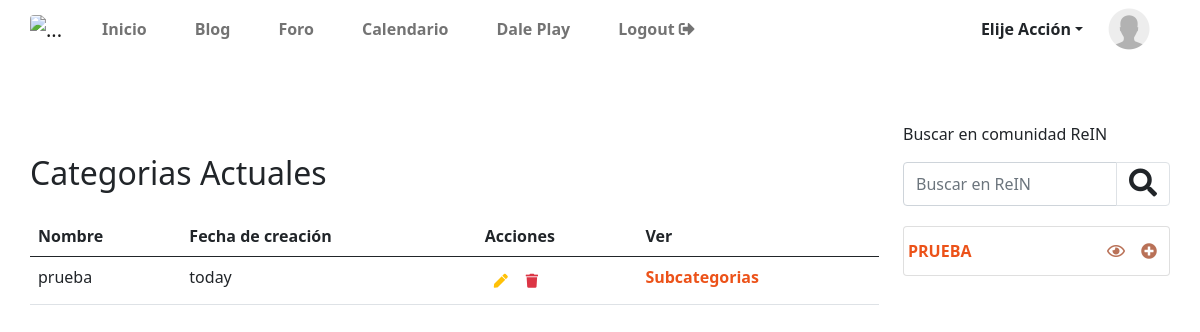
The app's page /appcategorias/listarcategorias/ (signed in) with its own data.
### apprein/models.py (models this page shows, shortened)
class perfil(models.Model):
    user = models.OneToOneField(User,on_delete=models.CASCADE)
    biografia = models.CharField(default='Bienvenido a mi perfil',max_length=140)
    imagenperfil = models.ImageField(default='perfil/userdefault.jpg', upload_to='perfil',null=True,blank=True)
    nombreempesauser = models.ForeignKey(empresasm,on_delete=models.CASCADE,related_name='nombreempresauser',null=True,blank=True, verbose_name='Elija la empresa:')
    puesto_cargo = models.CharField(max_length=140)
    class Meta:
        verbose_name='perfil'
        verbose_name_plural='perfils'

### appcategorias/models.py (models this page shows, shortened)
class categorias(models.Model):
    nombre=models.CharField(max_length=50)
    created=models.DateTimeField(auto_now_add=True)
    updated=models.DateTimeField(auto_now_add=True)
    class Meta:
        verbose_name='categoria'
        verbose_name_plural='categorias'
        ordering = ['-created']

### appcategorias/views.py (the view)
# urls.py: path('listarcategorias/',listarcategorias.as_view(),name='listarcategorias'),
class listarcategorias(ListView):
    template_name = 'appcategorias/listarcategorias.html'
    queryset = categorias.objects.all()
    def get_context_data(self,**kwargs):#permite pasar el contexto al template
        context = super().get_context_data(**kwargs)
        context['listarcategorias'] = context['categorias_list']
        context['contador'] = 0
        return context

### apprein/context_processors.py (called while the page is built)
def data_templates(request):
    cat = categorias.objects.all()
    subcat = subcategorias.objects.all()
    blog = blogm.objects.all()
    notiblog = notificacionesblog.objects.all().count()
    notiforo = notificacionesforo.objects.all().count()
    notieventos = notificacioneseventos.objects.all().count()
    return{
        'categorias':cat,
        'subcat':subcat,
        'notificaciones':(notiblog+notiforo+notieventos)
    }

### appcategorias/templates/appcategorias/listarcategorias.html (shortened to what this page needs)
    {% extends 'apprein/plantilla.html' %}
    {% load humanize %}
    {% load static %}
    {% block content %}
      <div class="row mt-5">
          <div class="col-12">
              <h2 class="mb-4">Categorias Actuales</h2>
          </div>
          <div class="col-12">
            {% if listarcategorias %}
            <table class="table">
                <thead>
                  <tr>
                    <th scope="col">Nombre</th>
                    <th scope="col">Fecha de creación</th>
                    <th scope="col">Acciones</th>
                    <th scope="col">Ver</th>
                  </tr>
                </thead>
                <tbody>
                    {% for listadocat in listarcategorias %}
                        <tr>
                            <td>{{listadocat.nombre }}</td>
                            <td>{{listadocat.created | naturalday }}</td>
                            <td>
                                <span class="d-flex">
                                    <a onclick="abrirmodaleditarcategorias('{% url 'mostrarcategorias' listadocat.id %}')" class="btn btn-sm text-warning"><i class="fa fa-pen"></i></a>
                                    <a href="{% url 'eliminarcategorias' listadocat.id %}" class="btn btn-sm text-danger"><i class="fa fa-trash"></i></a>
                                </span>
                            </td>
                            <td><a class="text-decoration-none color-texto" href="{% url 'listarsubcategorias' listadocat.id %}">Subcategorias</a></td>
                        </tr>
                        {% endfor %}
                </tbody>
              </table>
              {% else %}
                    <div class="col-12 text-warning"><p>Aún no se han registrado categorias</p></div>
              {% endif %}
          </div>
      </div>
      {% endblock  %}

### apprein/templates/apprein/cabecera.html (shortened to what this page needs)
{% load static %}
    <nav  class="navbar navbar-expand-lg navbar-light p-0 w-100 mb-5">
      <div class="container-fluid p-0">
        <a class="navbar-brand" href="#">
          <img src="{% static 'apprein/img/logoreintres.png' %}" class="rounded"
            alt="..." width="180">
        </a>
        <div class="collapse navbar-collapse" id="navbarSupportedContent">
          <ul class="navbar-nav w-100 d-flex flex-wrap">
            {% if user.is_authenticated %}
                  <li class="nav-item mx-3 rounded-1 d-flex  {% if request.path == '/' %}active{% endif %}">
                    <a class="nav-link fw-bolder m-auto" aria-current="page" href="{% url 'home' %}">Inicio</a>
                  </li>
                  <li class="nav-item mx-3 rounded-1 d-flex {% if request.path == '/blog' %}active{% endif %}">
                    <a class="nav-link fw-bolder m-auto" href="{% url 'blog' %}">Blog</a>
                  </li>
                  <li class="nav-item mx-3 rounded-1 d-flex {% if request.path == '/foro' %}active{% endif %}">
                    <a class="nav-link fw-bolder m-auto" href="{% url 'foro' %}">Foro</a>
                  </li>
                  <li class="nav-item mx-3 rounded-1 d-flex {% if request.path == '/calendario' %}active{% endif %}">
                    <a class="nav-link fw-bolder m-auto" href="{% url 'calendario' %}">Calendario</a>
                  </li>
                  <li class="nav-item mx-3 rounded-1 d-flex {% if request.path == '/eventos' %}active{% endif %}">
                    <a class="nav-link fw-bolder m-auto" href="{% url 'eventos' %}">Dale Play</a>
                  </li>
                  <li class="nav-item mx-3 rounded-1 d-flex">
                    <a class="nav-link fw-bolder d-flex m-auto" href="{% url 'logout' %}">Logout&nbsp;<i class="fa fa-sign-out-alt m-auto"></i></a>
                  </li>
                  <li class="rounded-1 p-1 ms-auto d-flex justify-content-around align-items-center">
                      {% if request.user.username == 'administrador' %}
                        <div class="dropdown me-2">
                          <button class="btn dropdown-toggle fs-6 fw-bold" type="button" id="dropdownMenuButton1" data-bs-toggle="dropdown" aria-expanded="false">Elije Acción</button>
                        </div>
                      {% endif %}
                      <a class="text-decoration-none fs-5 fw-bolder text-capitalize d-block me-1 d-flex justify-content-center" href="{% url 'perfil' request.user.username %}"><img src="{{ request.user.perfil.imagenperfil.url }}" class="img rounded-circle me-2" width="50" height="50" alt="..." title="{{ request.user.username | capfirst }}"></a>
                      </div>
                    </div>
            {% endif %}
        </div>

### apprein/templates/apprein/snipets/apprein/sidebar.html (shortened to what this page needs)
<div class="col-12 col-lg-3">
    <p class="mt-3">Buscar en comunidad ReIN</p>
    <form action="/apprein/buscador/" method="get" class="d-flex">
        <div class="input-group mb-3">
          <input type="text" name="buscar" class="form-control" value="{{valor}}"  placeholder="Buscar en ReIN" aria-label="Recipient's username" aria-describedby="button-addon2">
          <button class="btn btn-outline-light border" type="submit" id="button-addon2"><i class="fas fa-search fs-3 text-dark"></i></button>
        </div>
      </form>
    {% if categorias %}
        {% for cat in categorias  %}
        <ul class="list-group">
            <li class="list-group-item d-flex my-1 justify-content-between p-1 ">
                <div class="d-flex">
                    <a href="{% url 'resultadosporcategoria' cat.id %}" class=" text-uppercase enlace m-auto fw-bold">{{cat.nombre}}</a>
                </div>
                {% if user.is_authenticated %}
                    {% if user.username == 'administrador' %}
                        <div class="d-flex justify-content-center align-items-center">
                            <a class="bg-subcategoria text-decoration-none text-end p-2 fs-6" onclick="abrirmodalcrearsubcategorias('{% url 'crearsubcategorias' %}')" role="button" data-toggle="tooltip" data-placement="top" title="Ver Categoria"><i class="far fa-eye"></i></a>
                            <a class="bg-subcategoria text-decoration-none text-end p-2 fs-6" onclick="abrirmodalcrearsubcategorias('{% url 'crearsubcategorias' %}')" role="button" data-toggle="tooltip" data-placement="top" title="Agregar Subcategorias"><i class="fas fa-plus-circle"></i></a>
                        </div>
                    {% endif %}
                {% endif %}
            </li>
        </ul>
        {% endfor %}
    {% endif %}
    </div>
  </div>

### apprein/static/apprein/css/reinestilo.css (style rules this page uses)
.color-texto { color:#eb490ef3 ; font-weight: bold; }
.enlace { text-decoration: none !important; color:#eb490ef3 !important; }

### apprein/templates/apprein/snipets/apprein/sidebar.html (style rules this page uses)
.bg-subcategoria { color: #ab5637d6; }

### records on screen
categorias: nombre "prueba", created "today", nombre "PRUEBA"
